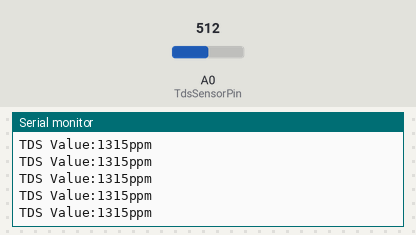
The sketch below on a simulated Arduino Uno, built with avr-gcc and run on an emulated ATmega328P. Shown: the last lines printed to the serial monitor. Inputs (shaded band) come from the test bench; at power-on: A0 (TdsSensorPin) = 512.

Above: at 1.2 s.
1.3 s: A0 (TdsSensorPin) set to 449
At 2.4 s:
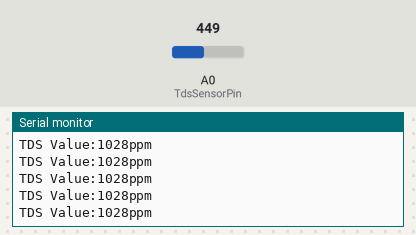
4.3 s: A0 (TdsSensorPin) set to 434
At 5.3 s:
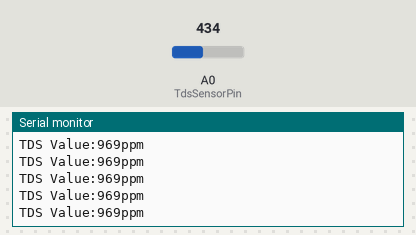
5.8 s: A0 (TdsSensorPin) set to 57
At 6.7 s:
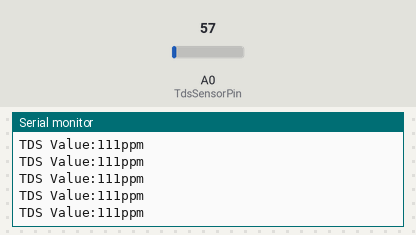
8.8 s: A0 (TdsSensorPin) set to 47
At 9.6 s:
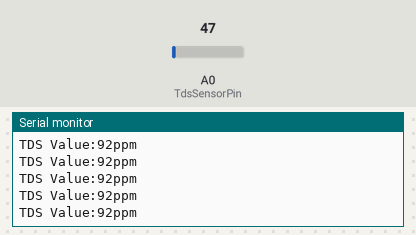
Timing chart, 0 to 11.8 s (numbered marks = the images above; inputs shaded):
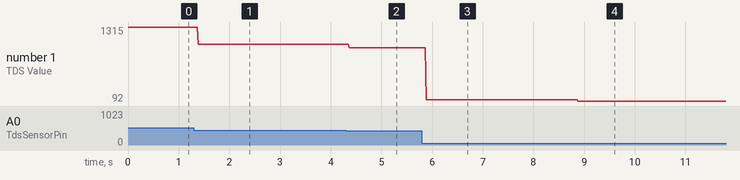

Measured:
- after the input at 1.3 s, the serial monitor: prints a new line after 0.08 s (image 1)
- after the input at 4.3 s, the serial monitor: prints a new line after 0.07 s (image 2)
- after the input at 5.8 s, the serial monitor: prints a new line after 0.08 s (image 3)
- after the input at 8.8 s, the serial monitor: prints a new line after 0.08 s (image 4)
- plotted number 1: 1315 → 1028 after the input at 1.3 s, 1028 → 969 after the input at 4.3 s, 969 → 111 after the input at 5.8 s, 111 → 92 after the input at 8.8 s

The sketch:

water_atomization.ino
```cpp
#define TdsSensorPin A0
#define VREF 5.0      // analog reference voltage(Volt) of the ADC
int analogBuffer;    // store the analog value in the array, read from ADC
int analogBufferTemp;
int analogBufferIndex = 0,copyIndex = 0;
float averageVoltage = 0,tdsValue = 0,temperature = 25;

void setup()
{
    Serial.begin(9600);
    pinMode(TdsSensorPin,INPUT);
}

void loop()
{

      analogBuffer= analogRead(TdsSensorPin);    //read the analog value and store into the buffer
      analogBufferTemp= analogBuffer;
      averageVoltage = analogBufferTemp * (float)VREF / 1024.0; // read the analog value more stable by the median filtering algorithm, and convert to voltage value
      float compensationCoefficient=1.0+0.02*(temperature-25.0);    //temperature compensation formula: fFinalResult(25^C) = fFinalResult(current)/(1.0+0.02*(fTP-25.0));
      float compensationVolatge=averageVoltage/compensationCoefficient;  //temperature compensation
      tdsValue=(133.42*compensationVolatge*compensationVolatge*compensationVolatge - 255.86*compensationVolatge*compensationVolatge + 857.39*compensationVolatge)*0.5; //convert voltage value to tds value
      Serial.print("TDS Value:");
      Serial.print(tdsValue,0);
      Serial.println("ppm");

}
```
